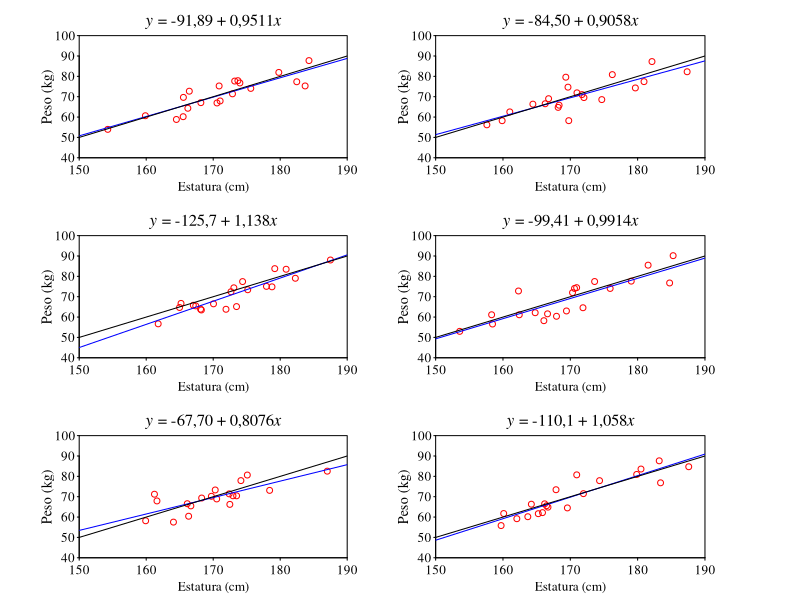

The R script that drew this image:
png("140_regresionVariablesAleatorias.png",width=1900, height=2320, res = 300)
t= 1
set.seed(123)
x = matrix(NA, nrow = 6, ncol = 20)
y = matrix(NA, nrow = 6, ncol = 20)

par(mfrow=c(3,2), mar = c(3.2, 4.7, 1.5, 3.3), family = "serif")

for (j in c(1, 3, 5)) {
  for (i in j:(j+1)) {
    par(mar = c(3.2, 2.7, 2.7, 7.2)) #c(3.2, 2, 1.5, 6.5))
    if ((i==1) | (i==3) | (i==5)) {par(mar = c(3.2, 6, 2.7, 4))} # mar = c(3.2, 5.2, 1.5, 3.3)
    x[i,] = rnorm(20, 170, 8)
    y[i,] = x[i,] - 100 + rnorm(20, 0, 5)
    plot(x[i,], y[i,], xlim = c(150, 190), ylim = c(40,100), cex = t+0.2, las=1, xlab="", ylab="", 
         xaxs="i", yaxs="i", xaxt = "n", yaxt = "n", col="red")
    axis(side=1, at=seq(150, 190, 10), padj=-0.8, tck=-0.02, cex.axis=t+0.2)
    axis(side=2, at=seq(40, 90, 10), hadj=0.35, tck=-0.015, cex.axis=t+0.2, las=1)
    axis(side=2, at=100, hadj=0.55, tck=-0.015, cex.axis=t+0.2, las=1)
    mtext('Estatura (cm)', side=1, line=1.7, cex=t-0.2, family = "serif")
    if (i == 1) {mtext(expression(paste(italic("y"), " = -91,89 + 0,9511", italic("x"))), side=3, line=0.25, cex=t, las=1)}
    if (i == 2) {mtext(expression(paste(italic("y"), " = -84,50 + 0,9058", italic("x"))), side=3, line=0.25, cex=t, las=1)}
    if (i == 3) {mtext(expression(paste(italic("y"), " = -125,7 + 1,138", italic("x"))), side=3, line=0.25, cex=t, las=1)}
    if (i == 4) {mtext(expression(paste(italic("y"), " = -99,41 + 0,9914", italic("x"))), side=3, line=0.25, cex=t, las=1)}
    if (i == 5) {mtext(expression(paste(italic("y"), " = -67,70 + 0,8076", italic("x"))), side=3, line=0.25, cex=t, las=1)}
    if (i == 6) {mtext(expression(paste(italic("y"), " = -110,1 + 1,058", italic("x"))), side=3, line=0.25, cex=t, las=1)}
    mtext('Peso (kg)', side=2, line=1.9, cex=t-0.15, family = "serif")
    abline(lm(y[i,] ~ x[i,]), col = "blue")
    segments(150, 50, 190, 90, col = "black")
  }
  # xy =cbind(x,y)
  # write.csv2(xy,"xy.csv")
}

dev.off()
